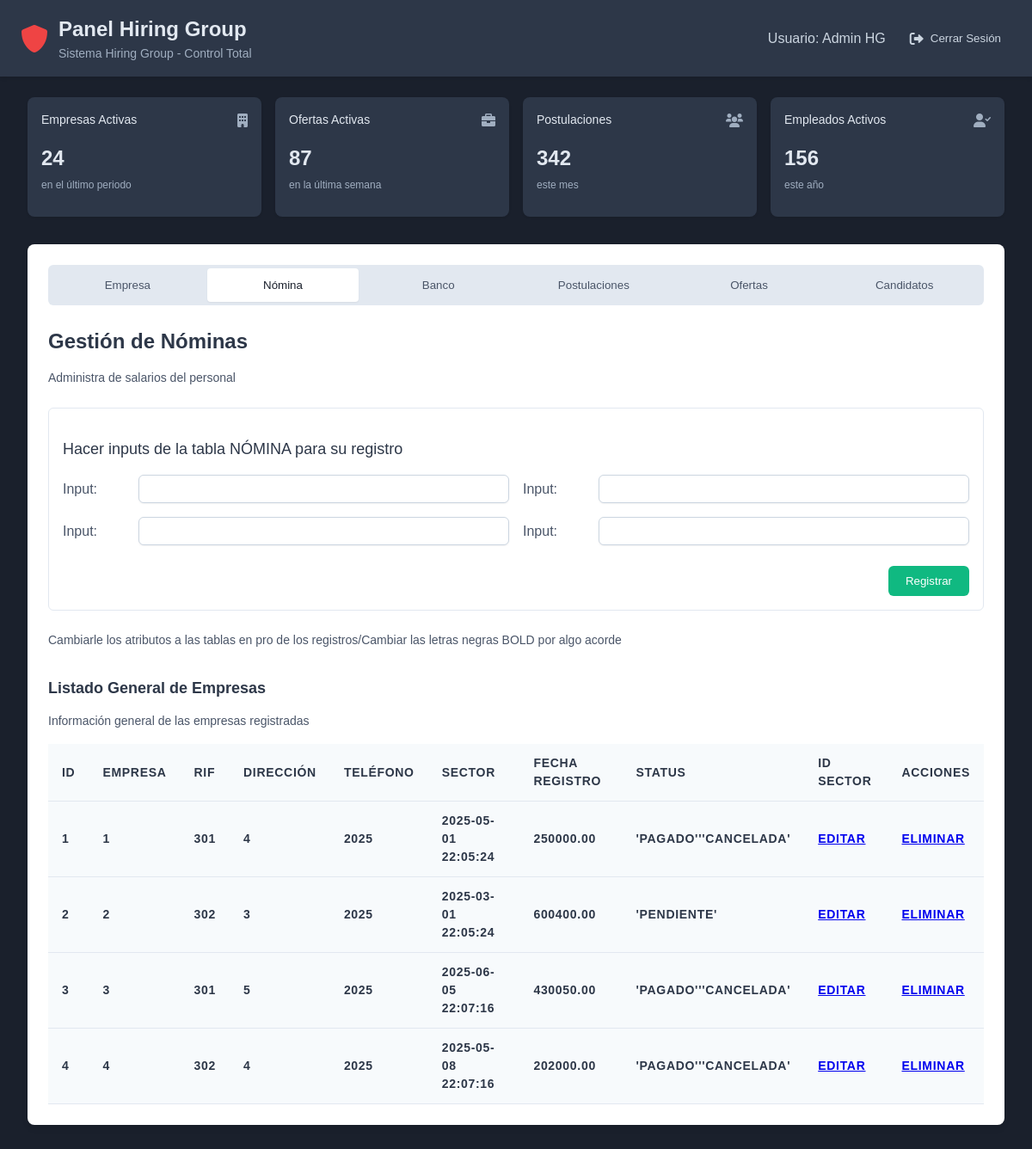
The app's page /entidades/nomina/nomina.php with its own data.
### tables this page shows
CREATE TABLE `nomina` (
  `ID_nomina` int(11) NOT NULL,
  `ID_empresa` int(11) NOT NULL,
  `ID_usuHG` int(11) NOT NULL,
  `Mes_nomina` int(11) NOT NULL,
  `Ano_nomina` int(11) NOT NULL,
  `fecha_creacion_nomina` datetime NOT NULL,
  `Total_nomina` decimal(10,2) NOT NULL,
  `Estado_nomina` enum('''Pendiente''','''Pagado''''''Cancelada''') NOT NULL
);

### entidades/nomina/nomina.php (the view, shortened to what this page needs)
<?php
    $con=conectar();
    $sql="SELECT *  FROM nomina";
    $query=mysqli_query($con,$sql);
?>
<!DOCTYPE html>
<html lang="es">
<head>
    <link rel="stylesheet" href="nomina.css">
    <link rel="stylesheet" href="https://cdnjs.cloudflare.com/ajax/libs/font-awesome/6.0.0-beta3/css/all.min.css">
</head>
<body>
    <header class="header">
        <div class="header-left">
            <i class="fas fa-shield-alt header-icon"></i>
            <div>
                <h1 class="header-title">Panel Hiring Group</h1>
                <p class="header-subtitle">Sistema Hiring Group - Control Total</p>
            </div>
        </div>
        <div class="header-right">
            <span class="user-info">Usuario: Admin HG</span>
            <button class="logout-button">
                <i class="fas fa-sign-out-alt logout-icon"></i>
                Cerrar Sesión
            </button>
        </div>
    </header>
    <main class="main-content">
        <div class="summary-cards">
            <div class="card">
                <div class="card-header">
                    <h2 class="card-title">Empresas Activas</h2>
                    <i class="fas fa-building card-icon"></i>
                </div>
                <div class="card-content">
                    <div class="card-value">24</div>
                    <p class="card-description">en el último periodo</p>
                </div>
            </div>
            <div class="card">
                <div class="card-header">
                    <h2 class="card-title">Ofertas Activas</h2>
                    <i class="fas fa-briefcase card-icon"></i>
                </div>
                <div class="card-content">
                    <div class="card-value">87</div>
                    <p class="card-description">en la última semana</p>
                </div>
            </div>
            <div class="card">
                <div class="card-header">
                    <h2 class="card-title">Postulaciones</h2>
                    <i class="fas fa-users card-icon"></i>
                </div>
                <div class="card-content">
                    <div class="card-value">342</div>
                    <p class="card-description">este mes</p>
                </div>
            </div>
            <div class="card">
                <div class="card-header">
                    <h2 class="card-title">Empleados Activos</h2>
                    <i class="fas fa-user-check card-icon"></i>
                </div>
                <div class="card-content">
                    <div class="card-value">156</div>
                    <p class="card-description">este año</p>
                </div>
            </div>
        </div>
        <div class="dashboard-section">
            <div class="tabs-navigation">
                <button class="tab-trigger" onclick="window.location.href='../empresa/empresa.php'">Empresa</button>
                <button class="tab-trigger active" onclick="window.location.href='../nomina/nomina.php'">Nómina</button>
                <button class="tab-trigger" onclick="window.location.href='../banco/banco.php'">Banco</button>
                <button class="tab-trigger" onclick="window.location.href='../postulacion/postulacion.php'">Postulaciones</button>
                <button class="tab-trigger" onclick="window.location.href='../oferta_laboral/oferta_laboral.php'">Ofertas</button>
                <button class="tab-trigger" onclick="window.location.href='../postulante/postulante.php'">Candidatos</button>
            </div>
            <div id="nomina" class="tab-content active">
                <h2 class="section-title">Gestión de Nóminas</h2>
                <p class="section-subtitle">Administra de salarios del personal</p>
                <div class="form-card">
                    <h3 class="form-title">Hacer inputs de la tabla NÓMINA para su registro</h3>
                    <div class="form-grid">
                        <div class="form-group">
                            <label for="payroll-input1">Input:</label>
                            <input type="text" id="payroll-input1">
                        </div>
                        <div class="form-group">
                            <label for="payroll-input2">Input:</label>
                            <input type="text" id="payroll-input2">
                        </div>
                        <div class="form-group">
                            <label for="payroll-input3">Input:</label>
                            <input type="text" id="payroll-input3">
                        </div>
                        <div class="form-group">
                            <label for="payroll-input4">Input:</label>
                            <input type="text" id="payroll-input4">
                        </div>
                    </div>
                    <div class="form-actions">
                        <button class="register-button">Registrar</button>
                    </div>
                </div>
                <p class="table-info">Cambiarle los atributos a las tablas en pro de los registros/Cambiar las letras negras BOLD por algo acorde</p>
                <h3 class="section-title-small">Listado General de Empresas</h3>
                <p class="section-subtitle-small">Información general de las empresas registradas</p>
                <div class="table-responsive">
                    <table class="data-table">
                        <thead>
                            <tr>
                                <th>ID</th>
                                <th>Empresa</th>
                                <th>RIF</th>
                                <th>Dirección</th>
                                <th>Teléfono</th>
                                <th>Sector</th>
                                <th>Fecha Registro</th>
                                <th>Status</th>
                                <th>ID Sector</th>
                                <th>Acciones</th>
                            </tr>
                        </thead>
                        <tbody>
                            <?php
                                            while($row=mysqli_fetch_array($query)){
                                        ?>
                                            <tr>
                                                <th><?php  echo $row['ID_nomina']?></th>
                                                <th><?php  echo $row['ID_empresa']?></th>
                                                <th><?php  echo $row['ID_usuHG']?></th>
                                                <th><?php  echo $row['Mes_nomina']?></th>
                                                <th><?php  echo $row['Ano_nomina']?></th>
                                                <th><?php  echo $row['fecha_creacion_nomina']?></th>
                                                <th><?php  echo $row['Total_nomina']?></th>
                                                <th><?php  echo $row['Estado_nomina']?></th>
                                                <th><a href="actualizar.php?id=<?php echo $row['ID_nomina'] ?>" class="btn btn-info">Editar</a></th>
                                                <th><a href="delete.php?id=<?php echo $row['ID_nomina'] ?>" class="btn btn-danger">Eliminar</a></th>
                                            </tr>
                                        <?php
                                            }
                                        ?>
                        </tbody>
                    </table>
                </div>
            </div>
        </div>
    </main>
</body>
</html>

### entidades/nomina/nomina.css (style rules this page uses)
body { font-family: sans-serif; margin: 0; background-color: #1a202c; color: #e2e8f0; line-height: 1.5; }
.header { display: flex; align-items: center; justify-content: space-between; background-color: #2d3748; padding: 1rem 1.5rem; box-shadow: 0 2px 4px rgba(0, 0, 0, 0.1); }
.header-left { display: flex; align-items: center; gap: 0.75rem; }
.header-icon { font-size: 2rem; color: #ef4444; }
.header-title { font-size: 1.25rem; font-weight: bold; margin: 0; }
.header-subtitle { font-size: 0.875rem; color: #a0aec0; margin: 0; }
.header-right { display: flex; align-items: center; gap: 1rem; }
.user-info { font-size: 0.875rem; color: #cbd5e0; }
.logout-button { background: none; border: none; color: #cbd5e0; padding: 0.5rem 0.75rem; border-radius: 0.375rem; cursor: pointer; display: flex; align-items: center; gap: 0.5rem; transition: background-color 0.2s, color 0.2s; }
.logout-icon { font-size: 1rem; }
.main-content { padding: 1.5rem 2rem 2.5rem; }
.summary-cards { display: grid; gap: 1rem; grid-template-columns: repeat(auto-fit, minmax(250px, 1fr)); }
.card { background-color: #2d3748; color: #e2e8f0; border-radius: 0.5rem; box-shadow: 0 1px 3px rgba(0, 0, 0, 0.1); padding: 1rem; }
.card-header { display: flex; flex-direction: row; align-items: center; justify-content: space-between; padding-bottom: 0.5rem; }
.card-title { font-size: 0.875rem; font-weight: 500; margin: 0; }
.card-icon { font-size: 1rem; color: #a0aec0; }
.card-content { padding-top: 0.5rem; }
.card-value { font-size: 1.5rem; font-weight: bold; }
.card-description { font-size: 0.75rem; color: #a0aec0; margin-top: 0.25rem; }
.dashboard-section { margin-top: 2rem; background-color: #fff; border-radius: 0.5rem; padding: 1.5rem; box-shadow: 0 4px 6px rgba(0, 0, 0, 0.1); color: #1a202c; }
.tabs-navigation { display: grid; grid-template-columns: repeat(auto-fit, minmax(100px, 1fr)); background-color: #e2e8f0; border-radius: 0.375rem; padding: 0.25rem; gap: 0.25rem; }
.tab-trigger { background-color: transparent; border: none; padding: 0.75rem 1rem; border-radius: 0.25rem; font-weight: 500; cursor: pointer; transition: background-color 0.2s, color 0.2s; text-align: center; color: #4a5568; }
.tab-trigger.active { background-color: #fff; box-shadow: 0 1px 2px rgba(0, 0, 0, 0.05); color: #1a202c; }
.tab-content { margin-top: 1.5rem; display: none; }
.tab-content.active { display: block; }
.section-title { font-size: 1.25rem; font-weight: 600; color: #2d3748; margin-bottom: 0.25rem; }
.section-subtitle { font-size: 0.875rem; color: #4a5568; margin-bottom: 1.5rem; }
.section-title-small { font-size: 1.125rem; font-weight: 600; color: #2d3748; margin-top: 2rem; margin-bottom: 0.5rem; }
.section-subtitle-small { font-size: 0.875rem; color: #4a5568; margin-bottom: 1rem; }
.form-card { margin-top: 1.5rem; border: 1px solid #e2e8f0; border-radius: 0.375rem; padding: 1rem; }
.form-title { font-size: 1.125rem; font-weight: 500; color: #2d3748; margin-bottom: 1rem; }
.form-grid { display: grid; grid-template-columns: 1fr; gap: 1rem; }
@media (min-width: 640px) { .form-grid { grid-template-columns: repeat(2, 1fr); } }
.form-group { display: flex; align-items: center; }
.form-group label { margin-right: 0.5rem; width: 5rem; color: #4a5568; }
.form-group input { flex: 1; padding: 0.5rem 0.75rem; border: 1px solid #cbd5e0; border-radius: 0.375rem; box-shadow: 0 1px 2px rgba(0, 0, 0, 0.05); outline: none; transition: border-color 0.2s, box-shadow 0.2s; }
.form-actions { margin-top: 1.5rem; text-align: right; }
.register-button { background-color: #10b981; color: #fff; padding: 0.625rem 1.25rem; border-radius: 0.375rem; border: none; cursor: pointer; font-weight: 500; transition: background-color 0.2s; }
.table-info { margin-top: 1.5rem; font-size: 0.875rem; color: #4a5568; }
.data-table { width: 100%; border-collapse: collapse; margin-top: 1rem; font-size: 0.875rem; }
.data-table th, .data-table td { padding: 0.75rem 1rem; text-align: left; border-bottom: 1px solid #e2e8f0; }
.data-table th { background-color: #f7fafc; color: #2d3748; font-weight: 600; text-transform: uppercase; letter-spacing: 0.05em; }
@media (min-width: 768px) { .header-title { font-size: 1.5rem; } }
@media (min-width: 768px) { .user-info { font-size: 1rem; } }
@media (min-width: 768px) { .section-title { font-size: 1.5rem; } }

### records on screen
nomina: ID_nomina "1", ID_empresa "1", ID_usuHG "301", Mes_nomina "4", Ano_nomina "2025", fecha_creacion_nomina "2025-05-01 22:05:24", Total_nomina "250000.00", Estado_nomina "'PAGADO'''CANCELADA'"
nomina: ID_nomina "2", ID_empresa "2", ID_usuHG "302", Mes_nomina "3", Ano_nomina "2025", fecha_creacion_nomina "2025-03-01 22:05:24", Total_nomina "600400.00", Estado_nomina "'PENDIENTE'"
nomina: ID_nomina "3", ID_empresa "3", ID_usuHG "301", Mes_nomina "5", Ano_nomina "2025", fecha_creacion_nomina "2025-06-05 22:07:16", Total_nomina "430050.00", Estado_nomina "'PAGADO'''CANCELADA'"
nomina: ID_nomina "4", ID_empresa "4", ID_usuHG "302", Mes_nomina "4", Ano_nomina "2025", fecha_creacion_nomina "2025-05-08 22:07:16", Total_nomina "202000.00", Estado_nomina "'PAGADO'''CANCELADA'"
